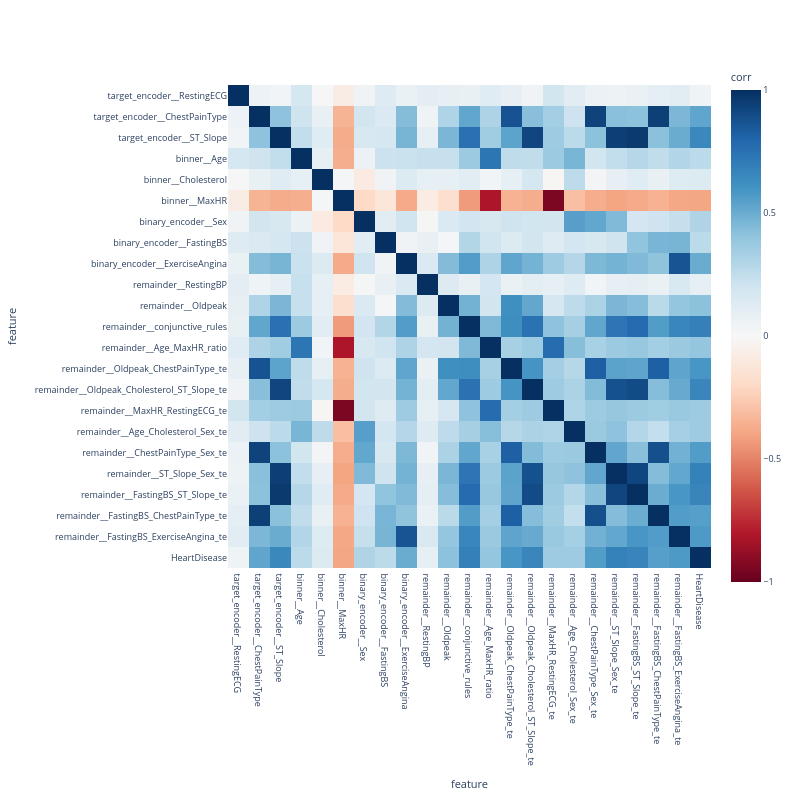

Notebook source saved alongside this figure:
### Code cell
plot_corr_matrix(corr_df, width=800, height=800, fontsize=9)

### Figure 1 — Plotly figure (JSON) as saved in the notebook; plotly's stock layout.template omitted (floating-point values rounded to 4 significant figures; data arrays with more than 128 entries replaced by an {"elided": "..."} marker saying what was removed)
{"data": [{"coloraxis": "coloraxis", "name": "0", "x": ["target_encoder__RestingECG", "target_encoder__ChestPainType", "target_encoder__ST_Slope", "binner__Age", "binner__Cholesterol", "binner__MaxHR", "binary_encoder__Sex", "binary_encoder__FastingBS", "binary_encoder__ExerciseAngina", "remainder__RestingBP", "remainder__Oldpeak", "remainder__conjunctive_rules", "remainder__Age_MaxHR_ratio", "remainder__Oldpeak_ChestPainType_te", "remainder__Oldpeak_Cholesterol_ST_Slope_te", "remainder__MaxHR_RestingECG_te", "remainder__Age_Cholesterol_Sex_te", "remainder__ChestPainType_Sex_te", "remainder__ST_Slope_Sex_te", "remainder__FastingBS_ST_Slope_te", "remainder__FastingBS_ChestPainType_te", "remainder__FastingBS_ExerciseAngina_te", "HeartDisease"], "y": ["target_encoder__RestingECG", "target_encoder__ChestPainType", "target_encoder__ST_Slope", "binner__Age", "binner__Cholesterol", "binner__MaxHR", "binary_encoder__Sex", "binary_encoder__FastingBS", "binary_encoder__ExerciseAngina", "remainder__RestingBP", "remainder__Oldpeak", "remainder__conjunctive_rules", "remainder__Age_MaxHR_ratio", "remainder__Oldpeak_ChestPainType_te", "remainder__Oldpeak_Cholesterol_ST_Slope_te", "remainder__MaxHR_RestingECG_te", "remainder__Age_Cholesterol_Sex_te", "remainder__ChestPainType_Sex_te", "remainder__ST_Slope_Sex_te", "remainder__FastingBS_ST_Slope_te", "remainder__FastingBS_ChestPainType_te", "remainder__FastingBS_ExerciseAngina_te", "HeartDisease"], "z": {"elided": "23x23 float values"}, "type": "heatmap", "xaxis": "x", "yaxis": "y", "hovertemplate": "feature: %{x}<br>feature: %{y}<br>corr: %{z}<extra></extra>"}], "layout": {"xaxis": {"anchor": "y", "domain": [0.0, 1.0], "scaleanchor": "y", "constrain": "domain", "title": {"text": "feature"}}, "yaxis": {"anchor": "x", "domain": [0.0, 1.0], "autorange": "reversed", "constrain": "domain", "title": {"text": "feature"}}, "coloraxis": {"colorbar": {"title": {"text": "corr"}}, "colorscale": [[0.0, "rgb(103,0,31)"], [0.1, "rgb(178,24,43)"], [0.2, "rgb(214,96,77)"], [0.3, "rgb(244,165,130)"], [0.4, "rgb(253,219,199)"], [0.5, "rgb(247,247,247)"], [0.6, "rgb(209,229,240)"], [0.7, "rgb(146,197,222)"], [0.8, "rgb(67,147,195)"], [0.9, "rgb(33,102,172)"], [1.0, "rgb(5,48,97)"]], "cmin": -1, "cmax": 1, "autocolorscale": false}, "margin": {"t": 60}, "font": {"size": 9}, "width": 800, "height": 800}}
